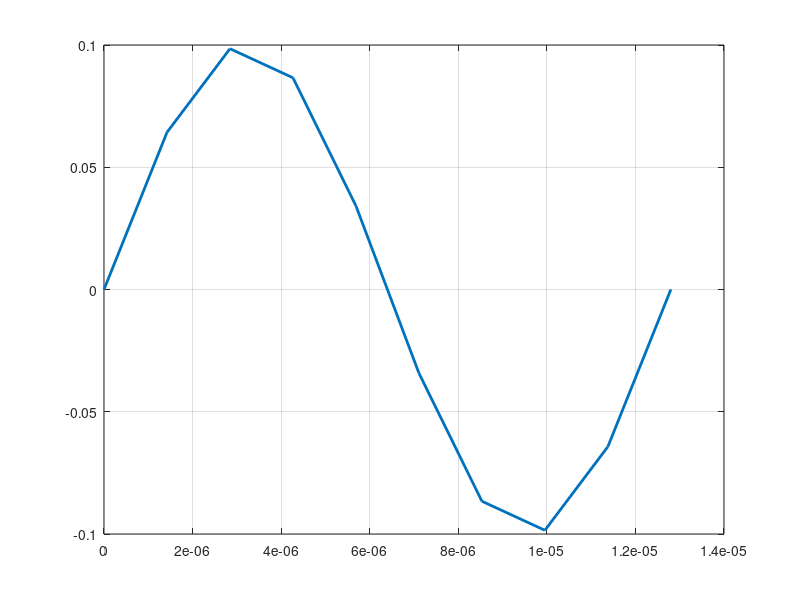
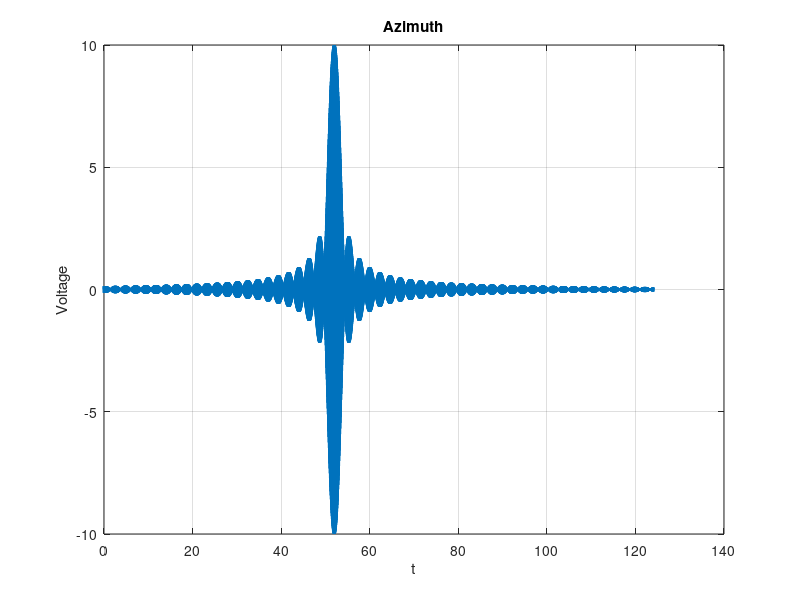
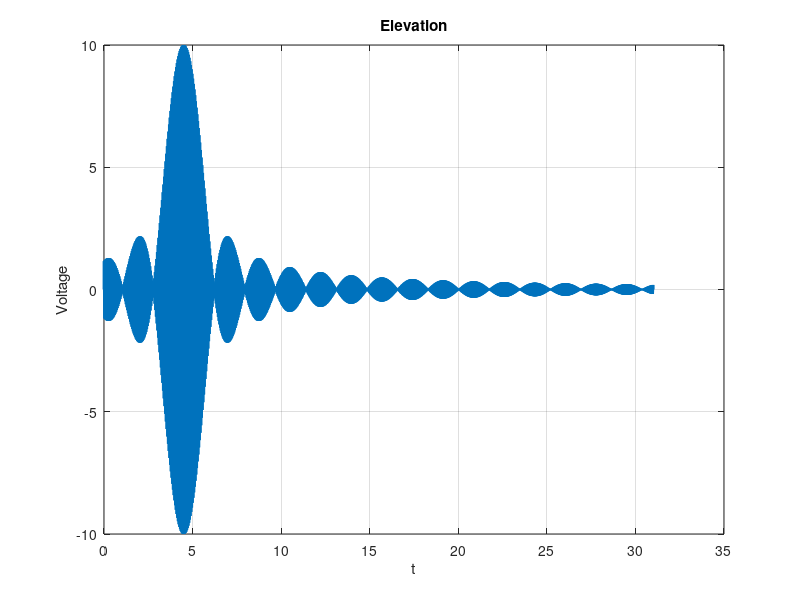
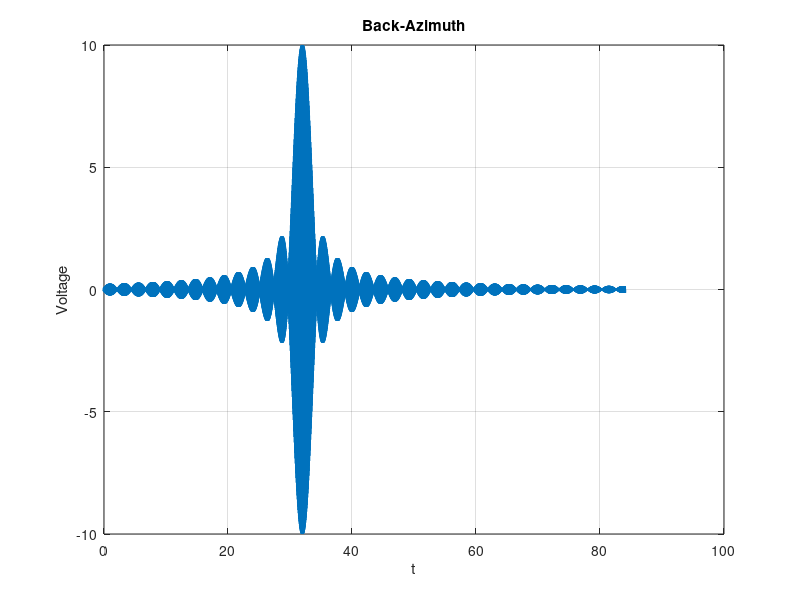

Write the MATLAB code that produced these figures, in order.

close all;
clear; 
clc;

% Generate Lookup Tables

low1 = -1;
high1 = 1;
low2 = 0;
high2 = 4095;

AZ_lim = [-62, 62];
EL_lim = [-1.5, 29.5];
BAZ_lim = [-42, 42];
HRAZ_lim = [-42, 42];


f = 78.125e3; % Given carrier frequency
w = 2 * pi * f;
dac = @(value, input_low, input_high, output_low, output_high) round( output_low + (value - input_low) * (output_high - output_low) / (input_high - input_low) );

line_length = 10;

sample_num = 10;


dfiles = ['AZ_Table', 'EL_Table', 'BAZ_Table'];
for k = 1:length(dfiles)
    if exist(dfiles(k), 'file') ; delete(dfiles(k)); end
end

%% Standard Sine Wave at Carrier Frequency

t = linspace(0, 1/f, sample_num);

%dt = 0.01;
%clk_cycles = 124e2;
%t = [0:dt:clk_cycles*dt];

carrier_wave = 0.1*sin(w*t);

figure(1);
plot(t, carrier_wave, 'LineWidth', 2);
grid on;

fprintf('Carrier Signal Lookup Table\n');
for k = 1:sample_num/line_length
    for m = 1:line_length
        fprintf('%d, ', dac(carrier_wave(line_length*(k - 1) + m ), low1, high1, low2, high2) );
    end
    fprintf('\n');
end

fprintf('\n\n');

%% Azimuth Sinc Pulse

diary AZ_Table

ang_min = AZ_lim(1);
ang_max = AZ_lim(2);
bw = 2;
a = 10;

%t = linspace(0, 50*(ang_max - ang_min), sample_num);
%t = linspace(0, 50*(ang_max - ang_min), 10*sample_num);
dt = 0.01;
clk_cycles = 124e2;
t = [0:dt:clk_cycles*dt];


inc = (dt*clk_cycles) / (ang_max - ang_min);

theta_t = ang_min + (t ./ inc);
theta_r = -10;

x = (theta_t - theta_r) / (1.15 * bw);

carrier = sin(w*t);

azimuth = a * (sinc(x)) .* carrier;

figure(2);
plot(t, azimuth, 'LineWidth', 2);
title('Azimuth');
xlabel('t');
ylabel('Voltage');
grid on;

fprintf('AZ Scanning Beam Lookup Table\n');
for k = 1:length(azimuth)/line_length
    for m = 1:line_length
        fprintf('%d, ', dac(azimuth(line_length*(k-1) + m), a*low1, a*high1, low2, high2));
    end
    fprintf('\n');
end

fprintf('\n\n');

diary off
%% Elevation Sinc Pulse

diary EL_Table

ang_min = EL_lim(1);
ang_max = EL_lim(2);
bw = 1.5;
a = 10;

%t = linspace(0, 50*(ang_max - ang_min), sample_num);
%t = linspace(0, 50*(ang_max - ang_min), 10*sample_num);
dt = 0.01;
clk_cycles = 31e2;
t = [0:dt:clk_cycles*dt];

inc = (dt*clk_cycles) / (ang_max - ang_min);

theta_t = ang_min + (t ./ inc);
theta_r = 3;

x = (theta_t - theta_r) / (1.15 * bw);

carrier = sin(w*t);

elevation = a * (sinc(x)) .* carrier;

figure(3);
plot(t, elevation, 'LineWidth', 2);
title('Elevation');
xlabel('t');
ylabel('Voltage');
grid on;

fprintf('EL Scanning Beam Lookup Table\n');
for k = 1:length(elevation)/line_length
    for m = 1:line_length
        fprintf('%d, ', dac(elevation(line_length*(k-1) + m), a*low1, a*high1, low2, high2));
    end
    fprintf('\n');
end

fprintf('\n\n');

diary off
%% Back Azimuth Sinc Pulse

diary BAZ_Table

ang_min = BAZ_lim(1);
ang_max = BAZ_lim(2);
bw = 2;
a = 10;

%t = linspace(0, 50*(ang_max - ang_min), sample_num);
%t = linspace(0, 50*(ang_max - ang_min), 10*sample_num);

dt = 0.01;
clk_cycles = 84e2;
t = [0:dt:clk_cycles*dt];

inc = (dt*clk_cycles) / (ang_max - ang_min);

theta_t = ang_min + (t ./ inc);
theta_r = -10;

x = (theta_t - theta_r) / (1.15 * bw);

carrier = sin(w*t);

backazimuth = a * (sinc(x)) .* carrier;

figure(4);
plot(t, backazimuth, 'LineWidth', 2);
title('Back-Azimuth');
xlabel('t');
ylabel('Voltage');
grid on;

fprintf('BAZ Scanning Beam Lookup Table\n');
for k = 1:length(backazimuth)/line_length
    for m = 1:line_length
        fprintf('%d, ', dac(backazimuth(line_length*(k-1) + m), a*low1, a*high1, low2, high2));
    end
    fprintf('\n');
end

diary off